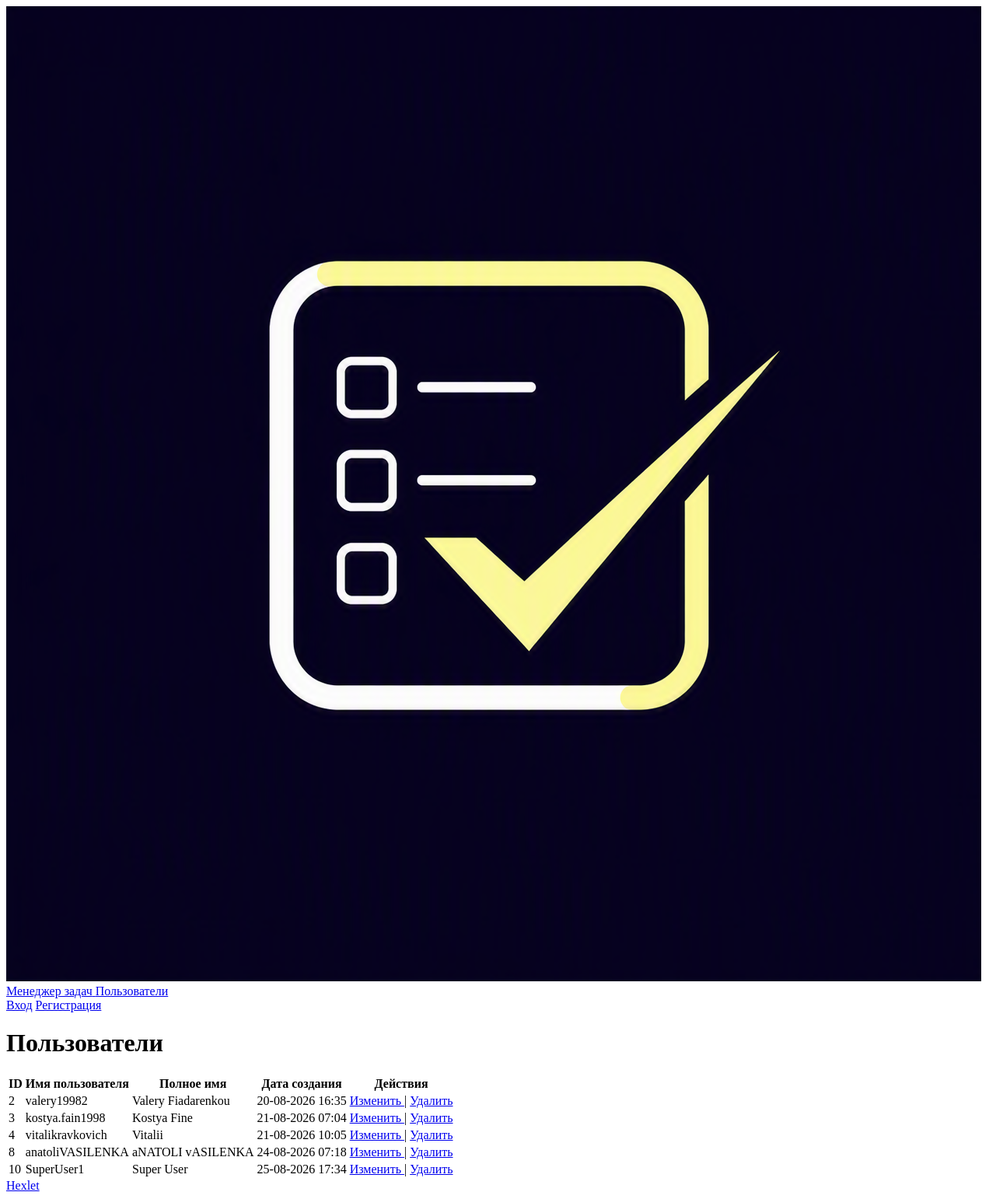
/users/, run on an earlier commit of the app's database.
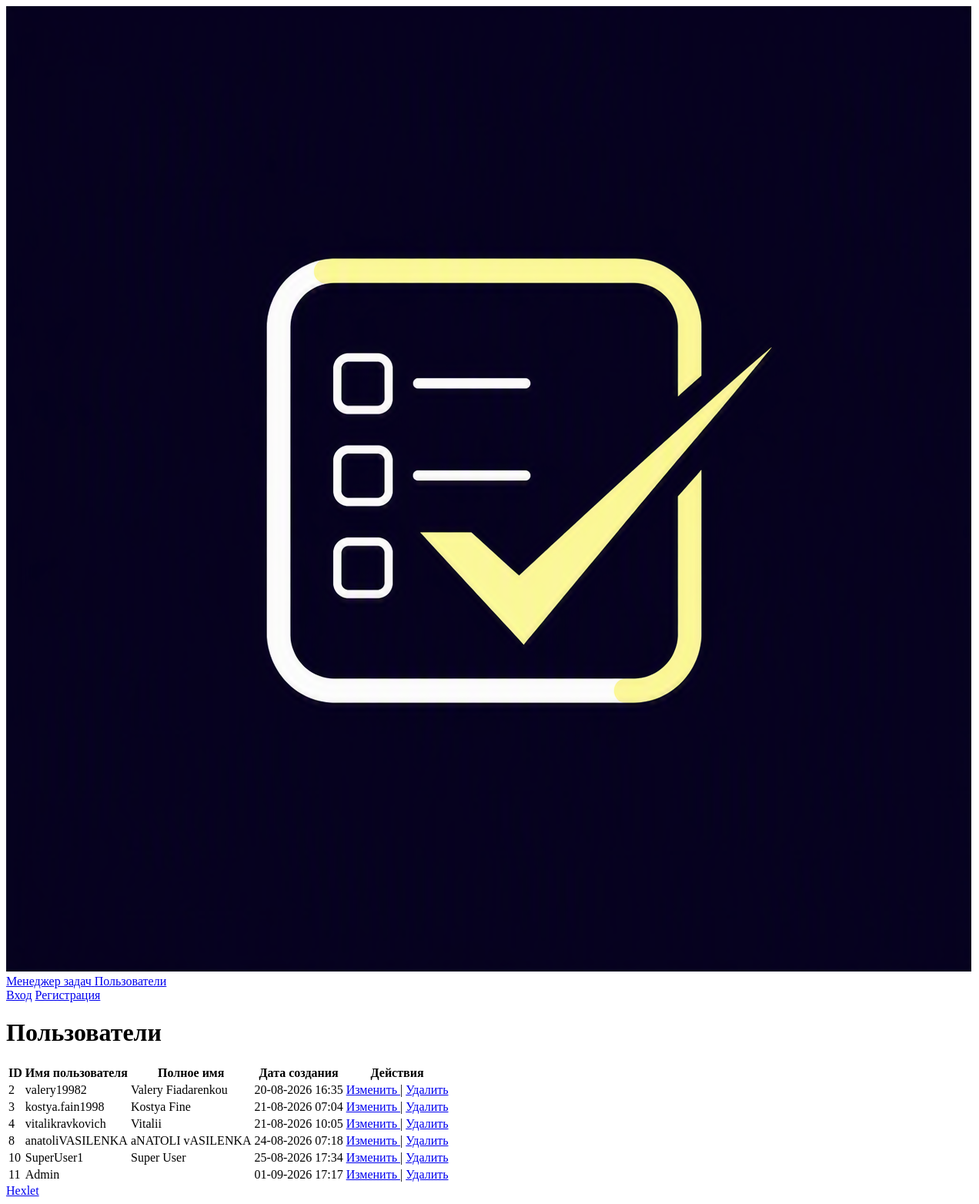
And on a later commit of the database.
### task_manager/user/models.py (models this page shows)
class User(AbstractUser):
    pass

### task_manager/user/views.py (the view)
# urls.py: path('', UsersView.as_view(), name='users'),
class UsersView(View):
    def get(self, request, *args, **kwargs):
        users = User.objects.all()
        return render(
            request,
            "user/users.html",
            context={
                "users": users
            }
        )

### templates/user/users.html (shortened to what this page needs)
{% extends "base.html" %}
{% load tailwind_cli %}
{% block content %}
    <h1 class="text-2xl font-bold mb-6">Пользователи</h1>
    <div class="overflow-x-auto border border-slate-200 rounded-lg shadow-sm">
        <table class="min-w-full divide-y divide-slate-200 bg-white text-sm">
            <thead class="bg-slate-50">
                <tr>
                    <th class="px-6 py-4 font-semibold text-slate-900 text-left">ID</th>
                    <th class="px-6 py-4 font-semibold text-slate-900 text-left">Имя пользователя</th>
                    <th class="px-6 py-4 font-semibold text-slate-900 text-left">Полное имя</th>
                    <th class="px-6 py-4 font-semibold text-slate-900 text-left">Дата создания</th>
                    <th class="px-6 py-4 font-semibold text-slate-900 text-left">Действия</th>
                </tr>
            </thead>
            <tbody class="divide-y divide-slate-200">
                {% for user in users %}
                <tr class="hover:bg-slate-50/75 transition-colors">
                    <td class="px-6 py-4 text-slate-500">{{ user.id }}</td>
                    <td class="px-6 py-4 font-medium text-slate-900">{{ user.username }}</td>
                    <td class="px-6 py-4 text-slate-700">{{ user.first_name }} {{ user.last_name }}</td>
                    <td class="px-6 py-4 text-slate-500">{{ user.date_joined|date:"d-m-Y H:i" }}</td>
                    <td class="px-6 py-4 whitespace-nowrap">
                        <a href="{% url 'user_update' user.id %}"
                           class="text-indigo-600 hover:text-indigo-900 hover:underline">
                            Изменить
                        </a>
                        <span class="text-slate-300 mx-1">|</span>
                        <a href="{% url 'user_delete' user.id %}"
                           class="text-red-600 hover:text-red-900 hover:underline">
                            Удалить
                        </a>
                    </td>
                </tr>
                {% endfor %}
            </tbody>
        </table>
    </div>
{% endblock %}

What changed in the data, as far as the page shows it:
added User: id "11", username "Admin", date_joined "01-09-2026 17:17"
